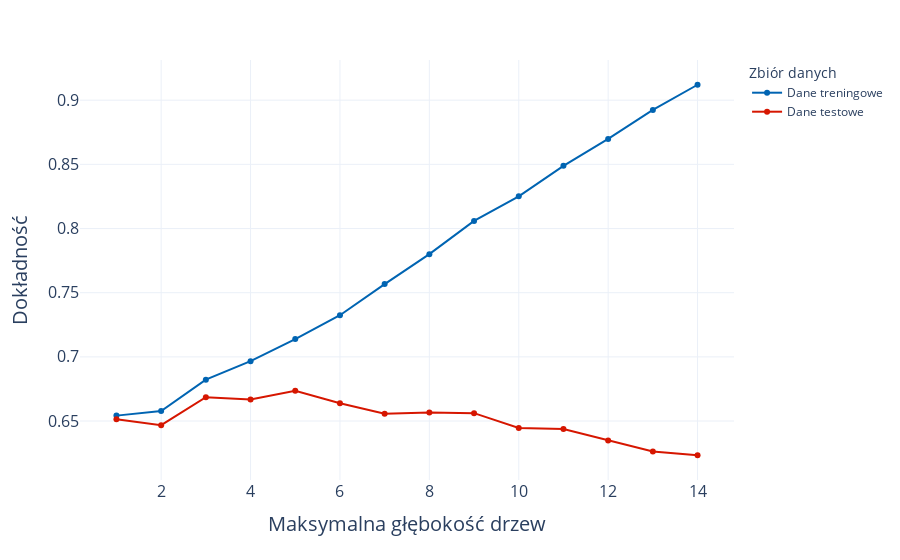

The code cell stored with this chart in its notebook:
### Code cell
train_test_plot(depth, ma_train, ma_test, "Maksymalna głębokość drzew", "max_depth_forest")

### Figure 1 — Plotly figure (JSON) as saved in the notebook; plotly's stock layout.template omitted (floating-point values rounded to 4 significant figures)
{"data": [{"hovertemplate": "Zbiór danych=Dane treningowe<br>depth=%{x}<br>value=%{y}<extra></extra>", "legendgroup": "Dane treningowe", "line": {"color": "#0064B2", "dash": "solid", "shape": "linear"}, "marker": {"symbol": "circle"}, "mode": "lines+markers", "name": "Dane treningowe", "orientation": "v", "showlegend": true, "type": "scatter", "x": [1, 2, 3, 4, 5, 6, 7, 8, 9, 10, 11, 12, 13, 14], "xaxis": "x", "y": [0.6542, 0.6577, 0.6823, 0.6967, 0.7139, 0.7324, 0.7567, 0.78, 0.8059, 0.8251, 0.8489, 0.8698, 0.8924, 0.912], "yaxis": "y"}, {"hovertemplate": "Zbiór danych=Dane testowe<br>depth=%{x}<br>value=%{y}<extra></extra>", "legendgroup": "Dane testowe", "line": {"color": "#D61600", "dash": "solid", "shape": "linear"}, "marker": {"symbol": "circle"}, "mode": "lines+markers", "name": "Dane testowe", "orientation": "v", "showlegend": true, "type": "scatter", "x": [1, 2, 3, 4, 5, 6, 7, 8, 9, 10, 11, 12, 13, 14], "xaxis": "x", "y": [0.6514, 0.6468, 0.6685, 0.6668, 0.6736, 0.6638, 0.6557, 0.6566, 0.6562, 0.6447, 0.6438, 0.6349, 0.6263, 0.6233], "yaxis": "y"}], "layout": {"legend": {"title": {"text": "Zbiór danych"}, "tracegroupgap": 0}, "margin": {"t": 60}, "showlegend": true, "xaxis": {"anchor": "y", "domain": [0, 1], "tickfont": {"size": 16}, "title": {"font": {"size": 20}, "text": "Maksymalna głębokość drzew"}}, "yaxis": {"anchor": "x", "domain": [0, 1], "tickfont": {"size": 16}, "title": {"font": {"size": 20}, "text": "Dokładność"}}}}
